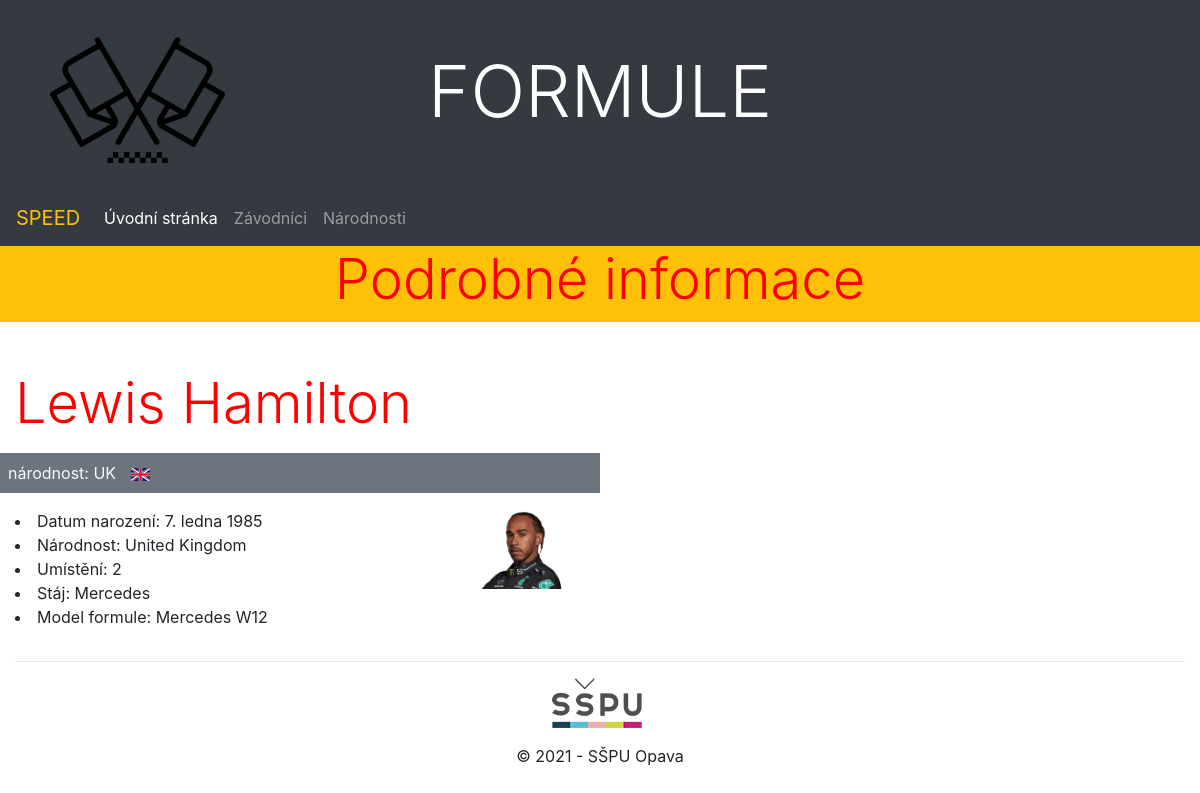
/formule/racers/2, run on the app's committed database.
### formule/models.py (models this page shows, shortened)
class Racer(models.Model):
    racer_name = models.CharField(max_length=20, verbose_name='Name')
    racer_surname = models.CharField(max_length=20, verbose_name='Surname')
    racer_rank = models.IntegerField(verbose_name='Rank')
    racer_formule_model = models.CharField(max_length=50, verbose_name='Formule model')
    nationality_shortcut = models.ForeignKey(Nationality, on_delete=models.CASCADE, verbose_name="Nationality shortcut")
    team_name = models.ForeignKey(Team, on_delete=models.CASCADE, verbose_name="Team name")
    racer_born = models.DateField(verbose_name='Born date')
    photo = models.ImageField(upload_to = pic_rac, blank=True, null=True, verbose_name="Photo")
    class Meta:
        ordering = ['racer_name']

class Nationality(models.Model):
    nationality_name = models.CharField(max_length=20, verbose_name='Name')
    nationality_shortcut = models.CharField(max_length=3, verbose_name='Shortcut')
    photo = models.ImageField(upload_to = pic_nat, blank=True, null=True, verbose_name="Nationality flag")
    class Meta:
        ordering = ['nationality_name']
    def __str__(self):
        return self.nationality_name

class Team(models.Model):
    team_name = models.CharField(max_length=20, verbose_name='Name')
    nationality_name = models.ForeignKey(Nationality, on_delete=models.CASCADE, verbose_name="Nationality")
    photo = models.ImageField(upload_to = pic_team, blank=True, null=True, verbose_name="Team badge")
    class Meta:
        ordering = ['team_name']
    def __str__(self):
        return self.team_name

### formule/views.py (the view)
# urls.py: path('racers/<int:pk>', views.racerDetailView.as_view(), name='racer_detail'),
class racerDetailView(DetailView):
    model = Racer
    context_object_name = 'racer_detail'
    template_name = "detail.html"

### formule/templates/detail.html (shortened to what this page needs)
{% extends "base.html" %}
{% block content %}
<div class="row mb-3">
    <div class="col-sm-12 bg-warning">
        <h2 class="display-4 text-center">Podrobné informace</h2>
    </div>
</div>
<div class="row mt-5 mb-3">
    <div class="col-lg-6 mb-3">
        <h2 class="display-4 mb-3">{{ racer_detail.racer_name }} {{ racer_detail.racer_surname}}</h2>
        <div class="row bg-secondary text-light p-2 mb-3">národnost: {{ racer_detail.nationality_shortcut.nationality_shortcut}}
            <div class="col-md-1">
                <img src="{{ racer_detail.nationality_shortcut.photo.url }}" class="img-fluid" alt="Národnost">
            </div>
        </div>
        <div class="row">
            <div class="col-md-9">
                <li>Datum narození: {{ racer_detail.racer_born }}</li>
                <li>Národnost: {{ racer_detail.nationality_shortcut }}</li>
                <li>Umístění: {{ racer_detail.racer_rank }}</li>
                <li>Stáj: {{ racer_detail.team_name }}</li>
                <li>Model formule: {{ racer_detail.racer_formule_model }}</li>
            </div>
            <div class="col-md-3">
                {% if racer_detail.photo %}
                 <a href="{{ racer_detail.photo.url }}" data-gallery="gallery">
                    <img src="{{ racer_detail.photo.url }}" class="img-fluid" alt="Plakát k filmu">
                </a>
                {% endif %}
            </div>
        </div>
    </div>
</div>
{% endblock %}

### formule/static/css/styles.css (style rules this page uses)
h2 { color: red !important; }

### data on the page
Racer: racer_name "Lewis", racer_surname "Hamilton", nationality_shortcut.nationality_shortcut "UK", nationality_shortcut.photo (picture), racer_born "7. ledna 1985", nationality_shortcut "United Kingdom", racer_rank "2", team_name "Mercedes", racer_formule_model "Mercedes W12", photo (picture)
